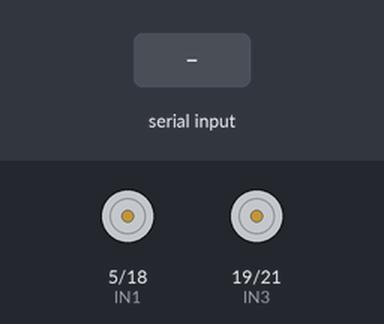
Simulated run of this sketch. Board: ESP32. Parts: motor-driver pin pairs drawn as motors (green arrow = first pin HIGH = forward, orange = second pin HIGH = backward, longer = more drive). Inputs (shaded band) come from the test bench. Nothing arrives over Bluetooth unless stated.

Above: at 1.2 s.
1.3 s: "F" received over the second serial link
At 2.4 s:
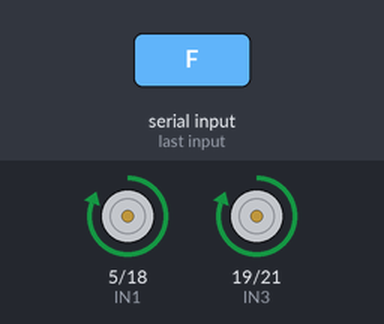
2.8 s: "B" received over the second serial link
At 3.5 s:
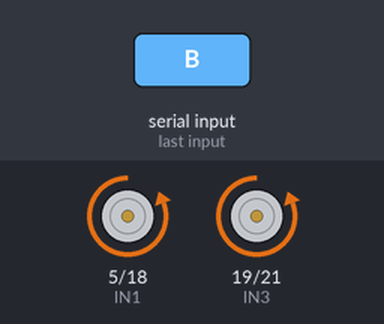
4.3 s: "L" received over the second serial link
At 4.7 s:
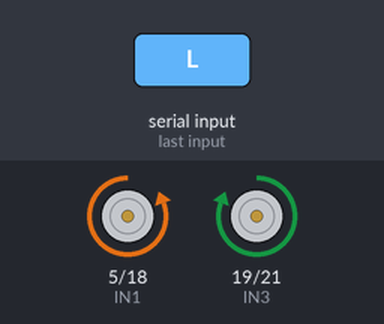
5.8 s: "R" received over the second serial link
At 7.0 s:
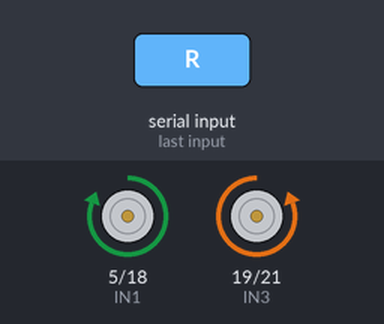
Timing chart, 0 to 8.3 s (numbered marks = the images above; inputs shaded):
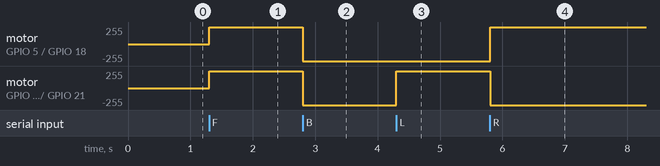

Measured:
- after the input at 1.3 s, motor on GPIO 5 (IN1) / GPIO 18 (IN2), motor on GPIO 19 (IN3) / GPIO 21 (IN4): stopped → forward 255/255 at once
- after the input at 2.8 s, motor on GPIO 5 (IN1) / GPIO 18 (IN2), motor on GPIO 19 (IN3) / GPIO 21 (IN4): forward 255/255 → backward 255/255 at once
- after the input at 4.3 s, motor on GPIO 19 (IN3) / GPIO 21 (IN4): backward 255/255 → forward 255/255 at once
- after the input at 5.8 s, motor on GPIO 5 (IN1) / GPIO 18 (IN2): backward 255/255 → forward 255/255 at once; motor on GPIO 19 (IN3) / GPIO 21 (IN4): forward 255/255 → backward 255/255 at once

The sketch:

Autonomous.ino
```cpp
#include <BluetoothSerial.h>
BluetoothSerial SerialBT;

struct PathPoint {
  char direction;
  unsigned long duration;
};

PathPoint path[100];
int pathIndex = 0;
bool recording = false;
unsigned long moveStart = 0;
char lastDirection;

#define IN1 5
#define IN2 18
#define IN3 19
#define IN4 21

void setup() {
  Serial.begin(115200);
  SerialBT.begin("Rover");
  pinMode(IN1, OUTPUT);
  pinMode(IN2, OUTPUT);
  pinMode(IN3, OUTPUT);
  pinMode(IN4, OUTPUT);
}

void loop() {
  if (SerialBT.available()) {
    char cmd = SerialBT.read();

    if (cmd == 'S') { // START
      pathIndex = 0;
      recording = true;
      SerialBT.println("Recording Started");
    } else if (cmd == 'X') { // FINISH
      recording = false;
      SerialBT.println("Recording Finished");
    } else if (cmd == 'F' || cmd == 'B' || cmd == 'L' || cmd == 'R') {
      move(cmd);
    } else if (cmd == 'A') { // AUTONOMOUS
      replayPath();
    }
  }

  // Stop recording after 1s (example)
  if (recording && millis() - moveStart > 1000 && lastDirection != '\0') {
    path[pathIndex++] = {lastDirection, 1000};
    stopMotors();
    lastDirection = '\0';
  }
}

void move(char dir) {
  if (recording) {
    moveStart = millis();
    lastDirection = dir;
  }

  switch (dir) {
    case 'F': forward(); break;
    case 'B': backward(); break;
    case 'L': left(); break;
    case 'R': right(); break;
  }
}

void forward() {
  digitalWrite(IN1, HIGH); digitalWrite(IN2, LOW);
  digitalWrite(IN3, HIGH); digitalWrite(IN4, LOW);
}

void backward() {
  digitalWrite(IN1, LOW); digitalWrite(IN2, HIGH);
  digitalWrite(IN3, LOW); digitalWrite(IN4, HIGH);
}

void left() {
  digitalWrite(IN1, LOW); digitalWrite(IN2, HIGH);
  digitalWrite(IN3, HIGH); digitalWrite(IN4, LOW);
}

void right() {
  digitalWrite(IN1, HIGH); digitalWrite(IN2, LOW);
  digitalWrite(IN3, LOW); digitalWrite(IN4, HIGH);
}

void stopMotors() {
  digitalWrite(IN1, LOW); digitalWrite(IN2, LOW);
  digitalWrite(IN3, LOW); digitalWrite(IN4, LOW);
}

void replayPath() {
  SerialBT.println("Autonomous Mode");
  for (int i = 0; i < pathIndex; i++) {
    move(path[i].direction);
    delay(path[i].duration);
    stopMotors();
    delay(300);
  }
}
```
